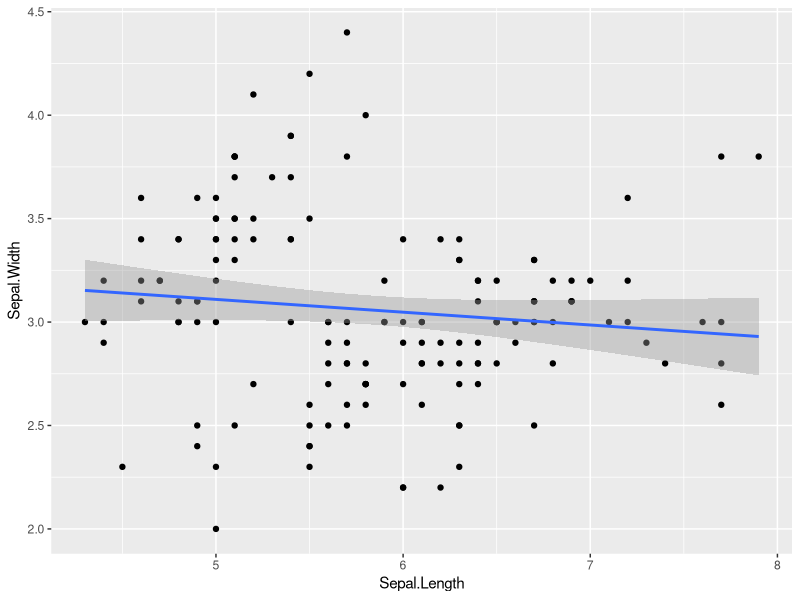

Write R code to recreate this figure.
## ---- chunk 1
## Set up libraries
library(tidyverse)
library(ggthemes)
library(ggplot2)

data(iris)
glimpse(iris)

regModel <- lm(Sepal.Length ~ Sepal.Width, data = iris)
print(regModel)
summary(regModel)$"r.squared"

regPlot <- ggplot(data = iris, aes(x=Sepal.Length, y=Sepal.Width)) +
  geom_point() +
  stat_smooth(method="lm", se = 0.99)

regPlot
